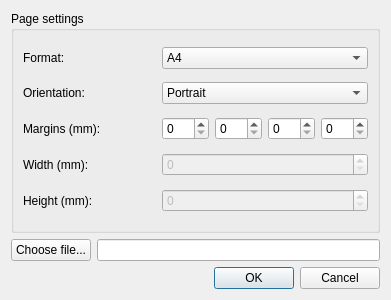
<?xml version="1.0" encoding="UTF-8"?>
<ui version="4.0">
 <class>ExportPdfDialog</class>
 <widget class="QDialog" name="ExportPdfDialog">
  <property name="geometry">
   <rect>
    <x>0</x>
    <y>0</y>
    <width>391</width>
    <height>300</height>
   </rect>
  </property>
  <property name="windowTitle">
   <string>Export to PDF</string>
  </property>
  <layout class="QVBoxLayout" name="verticalLayout">
   <item>
    <widget class="QGroupBox" name="groupBox">
     <property name="title">
      <string>Page settings</string>
     </property>
     <layout class="QGridLayout" name="gridLayout">
      <item row="0" column="0">
       <widget class="QLabel" name="labelFormat">
        <property name="text">
         <string>Format:</string>
        </property>
       </widget>
      </item>
      <item row="0" column="1">
       <widget class="QComboBox" name="pageSize">
        <item>
         <property name="text">
          <string>A4</string>
         </property>
        </item>
        <item>
         <property name="text">
          <string>A3</string>
         </property>
        </item>
        <item>
         <property name="text">
          <string>Letter</string>
         </property>
        </item>
        <item>
         <property name="text">
          <string>Legal</string>
         </property>
        </item>
        <item>
         <property name="text">
          <string>Custom</string>
         </property>
        </item>
       </widget>
      </item>
      <item row="1" column="0">
       <widget class="QLabel" name="labelOrientation">
        <property name="text">
         <string>Orientation:</string>
        </property>
       </widget>
      </item>
      <item row="1" column="1">
       <widget class="QComboBox" name="orientation">
        <item>
         <property name="text">
          <string>Portrait</string>
         </property>
        </item>
        <item>
         <property name="text">
          <string>Landscape</string>
         </property>
        </item>
       </widget>
      </item>
      <item row="2" column="0">
       <widget class="QLabel" name="labelMargins">
        <property name="text">
         <string>Margins (mm):</string>
        </property>
       </widget>
      </item>
      <item row="2" column="1">
       <layout class="QHBoxLayout" name="marginsLayout">
        <item>
         <widget class="QSpinBox" name="marginLeft">
          <property name="minimum">
           <number>0</number>
          </property>
          <property name="maximum">
           <number>100</number>
          </property>
          <property name="value">
           <number>0</number>
          </property>
         </widget>
        </item>
        <item>
         <widget class="QSpinBox" name="marginTop">
          <property name="minimum">
           <number>0</number>
          </property>
          <property name="maximum">
           <number>100</number>
          </property>
          <property name="value">
           <number>0</number>
          </property>
         </widget>
        </item>
        <item>
         <widget class="QSpinBox" name="marginRight">
          <property name="minimum">
           <number>0</number>
          </property>
          <property name="maximum">
           <number>100</number>
          </property>
          <property name="value">
           <number>0</number>
          </property>
         </widget>
        </item>
        <item>
         <widget class="QSpinBox" name="marginBottom">
          <property name="minimum">
           <number>0</number>
          </property>
          <property name="maximum">
           <number>100</number>
          </property>
          <property name="value">
           <number>0</number>
          </property>
         </widget>
        </item>
       </layout>
      </item>
      <item row="3" column="0">
       <widget class="QLabel" name="labelWidth">
        <property name="text">
         <string>Width (mm):</string>
        </property>
       </widget>
      </item>
      <item row="3" column="1">
       <widget class="QSpinBox" name="width">
        <property name="enabled">
         <bool>false</bool>
        </property>
        <property name="minimum">
         <number>0</number>
        </property>
        <property name="maximum">
         <number>1000</number>
        </property>
        <property name="value">
         <number>0</number>
        </property>
       </widget>
      </item>
      <item row="4" column="0">
       <widget class="QLabel" name="labelHeight">
        <property name="text">
         <string>Height (mm):</string>
        </property>
       </widget>
      </item>
      <item row="4" column="1">
       <widget class="QSpinBox" name="height">
        <property name="enabled">
         <bool>false</bool>
        </property>
        <property name="minimum">
         <number>0</number>
        </property>
        <property name="maximum">
         <number>1000</number>
        </property>
        <property name="value">
         <number>0</number>
        </property>
       </widget>
      </item>
     </layout>
    </widget>
   </item>
   <item>
    <layout class="QHBoxLayout" name="fileLayout">
     <item>
      <widget class="QPushButton" name="chooseFile">
       <property name="text">
        <string>Choose file...</string>
       </property>
      </widget>
     </item>
     <item>
      <widget class="QLineEdit" name="filePath"/>
     </item>
    </layout>
   </item>
   <item>
    <widget class="QDialogButtonBox" name="buttonBox">
     <property name="orientation">
      <enum>Qt::Horizontal</enum>
     </property>
     <property name="standardButtons">
      <set>QDialogButtonBox::Cancel|QDialogButtonBox::Ok</set>
     </property>
    </widget>
   </item>
  </layout>
 </widget>
 <resources/>
 <connections>
  <connection>
   <sender>buttonBox</sender>
   <signal>accepted()</signal>
   <receiver>ExportPdfDialog</receiver>
   <slot>accept()</slot>
   <hints>
    <hint type="sourcelabel">
     <x>20</x>
     <y>20</y>
    </hint>
    <hint type="destinationlabel">
     <x>20</x>
     <y>20</y>
    </hint>
   </hints>
  </connection>
  <connection>
   <sender>buttonBox</sender>
   <signal>rejected()</signal>
   <receiver>ExportPdfDialog</receiver>
   <slot>reject()</slot>
   <hints>
    <hint type="sourcelabel">
     <x>20</x>
     <y>20</y>
    </hint>
    <hint type="destinationlabel">
     <x>20</x>
     <y>20</y>
    </hint>
   </hints>
  </connection>
  <connection>
   <sender>pageSize</sender>
   <signal>currentIndexChanged(int)</signal>
   <receiver>ExportPdfDialog</receiver>
   <slot>PageSizeChanged(int)</slot>
   <hints>
    <hint type="sourcelabel">
     <x>20</x>
     <y>20</y>
    </hint>
    <hint type="destinationlabel">
     <x>20</x>
     <y>20</y>
    </hint>
   </hints>
  </connection>
  <connection>
   <sender>chooseFile</sender>
   <signal>clicked()</signal>
   <receiver>ExportPdfDialog</receiver>
   <slot>ChooseFileClicked()</slot>
   <hints>
    <hint type="sourcelabel">
     <x>20</x>
     <y>20</y>
    </hint>
    <hint type="destinationlabel">
     <x>20</x>
     <y>20</y>
    </hint>
   </hints>
  </connection>
  <connection>
   <sender>filePath</sender>
   <signal>textChanged(QString)</signal>
   <receiver>ExportPdfDialog</receiver>
   <slot>FilePathChanged(QString)</slot>
   <hints>
    <hint type="sourcelabel">
     <x>20</x>
     <y>20</y>
    </hint>
    <hint type="destinationlabel">
     <x>20</x>
     <y>20</y>
    </hint>
   </hints>
  </connection>
  <connection>
   <sender>orientation</sender>
   <signal>currentIndexChanged(int)</signal>
   <receiver>ExportPdfDialog</receiver>
   <slot>OrientationChanged(int)</slot>
   <hints>
    <hint type="sourcelabel">
     <x>20</x>
     <y>20</y>
    </hint>
    <hint type="destinationlabel">
     <x>20</x>
     <y>20</y>
    </hint>
   </hints>
  </connection>
 </connections>
</ui>
